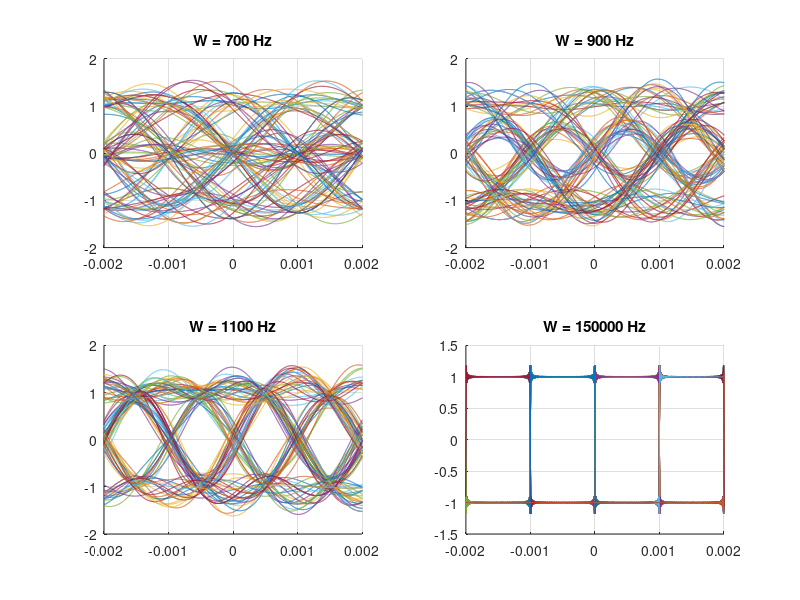

MATLAB code for this plot:
% 眼圖
% NRZ 訊號（T = 1 ms）通過頻寬 W 的理想低通通道 h(t) = W*sinc(W*t)，W = 700 / 900 / 1100 / 150k Hz，各重疊 100 組隨機序列
% 輸出：四種頻寬下的眼圖
clear;
clc;

num = 10;
T = 1e-3;
fs = 1e6;
t = 0:1/fs:T-1/fs;
t_total = -5*T:1/fs:5*T-1/fs;
t_conv = -10*T:1/fs:10*T -2/fs;
W_values = [700, 900, 1100, 150e3];
times = 100;

figure;
for k = 1:length(W_values)
    W = W_values(k);
    h_c = W * sinc(W * t_total);
    subplot(2,2,k);
    hold on;
    for j = 1:times
        m = sign(randn(1, num));
        Tx = zeros(1, length(t_total));
        for i = 1:num
            Tx((i-1)*length(t) + 1 : i*length(t)) = m(i);
        end
        Rx(j,:) = conv(Tx,h_c)./fs;
        plot(t_conv, Rx(j,:));
    end
    title(['W = ', num2str(W), ' Hz']);
    xlim([-2*T  2*T])
    grid on;
    hold off;
end
